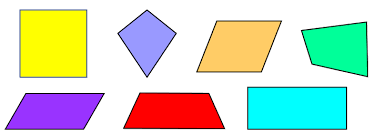
#> input picture CV-Practice/shapes.png, 374 x 135 px
$ python shape_detection.py
#> lines starting #> are read from the running program, lines starting #| are printed output that depends on the picture; after the words box and inside, x2 and y2 are one past the last pixel; in counts of white or black regions, pixels touching at a corner belong together; long printed decimals are rounded
import cv2
import numpy as np

img = cv2.imread('shapes.png')
#> img is the input picture: shape (135, 374, 3); mean B, G, R 196.4, 215, 204.9
imgGrey = cv2.cvtColor(img, cv2.COLOR_BGR2GRAY)
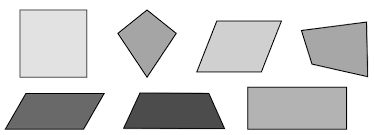
#> imgGrey: shape (135, 374); min 0, max 255, mean 209.9
_, thresh = cv2.threshold(imgGrey, 240, 255, cv2.THRESH_BINARY)
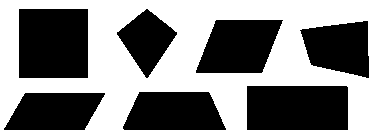
#> thresh: shape (135, 374); 52.3% white; 7 black regions
contours, _ = cv2.findContours(thresh, cv2.RETR_TREE, cv2.CHAIN_APPROX_NONE)
#> contours = 8 contours; box (x1, y1, x2, y2) and area: (0, 0, 374, 135) 49982, (18, 8, 89, 79) 4898, (246, 85, 349, 131) 4586, (195, 19, 284, 74) 3660, (122, 91, 227, 131) 3437, (3, 92, 106, 131) 3100, (299, 20, 370, 79) 3005, (116, 8, 178, 79) 2222

for contour in contours:
    # True as we know its clossed for arclength
    approx = cv2.approxPolyDP(contour, 0.01 * cv2.arcLength(contour, True), True) # approximates a polygons curves w specific posistion, epsilon paramter specifying approximation accuracy
    cv2.drawContours(img, [approx], 0, (0, 0, 0), 5) # getting the contours of the polygon
    x = approx.ravel()[0] # ravel gives the x and y coords f=needed for the text
    y = approx.ravel()[1] -50 # the -50 moves the text up on the image
    if len(approx) == 3: # length of approx is number of curves/sides
        cv2.putText(img, "Triangle", (x, y), cv2.FONT_HERSHEY_SIMPLEX, 0.5, (0, 0, 0))
    elif len(approx) == 4:
        x, y, w, h = cv2.boundingRect(approx)
        aspectRatio = float(w)/h # relationship between its width and height
        print(aspectRatio)
        if aspectRatio >= 0.95 and aspectRatio <= 1.05:
            cv2.putText(img, "Square", (x, y), cv2.FONT_HERSHEY_SIMPLEX, 0.5, (0, 0, 0))
        else:
            cv2.putText(img, "Rectangle", (x, y), cv2.FONT_HERSHEY_SIMPLEX, 0.5, (0, 0, 0))
    elif len(approx) == 5:
        cv2.putText(img, "Pentagon", (x, y), cv2.FONT_HERSHEY_SIMPLEX, 0.5, (0, 0, 0))
    else:
        cv2.putText(img, "Other", (x, y), cv2.FONT_HERSHEY_SCRIPT_SIMPLEX, 0.5, (0, 0, 0))
#> this loop made 8 passes
#> (approx, w, h, aspectRatio) on passes 1, 2, 4, 5, 6, 7, 8: ([[0, 0], [0, 134], [373, 134], [373, 0]], 374, 135, 2.77), ([[3, 129], [25, 92], [105, 93], [84, 130]], 103, 39, 2.64), ([[246, 86], [346, 85], [348, 129], [247, 130]], 103, 46, 2.24), ([[368, 21], [368, 78], [310, 64], [300, 29]], 69, 58, 1.19), ([[216, 19], [283, 20], [261, 73], [195, 72]], 89, 55, 1.62), ([[146, 8], [177, 32], [147, 78], [116, 34]], 62, 71, 0.873), ([[18, 9], [87, 8], [88, 77], [19, 78]], 71, 71, 1)
#| 2.770
#| 2.641
#| 2.239
#| 1.190
#| 1.618
#| 0.8732
#| 1.0
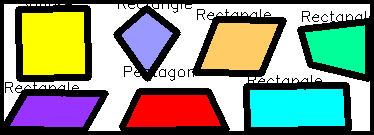
#> img: shape (135, 374, 3); mean B, G, R 130.5, 147.9, 139.5

cv2.imshow('Shapes', img)
cv2.waitKey(0)
cv2.destroyAllWindows()
